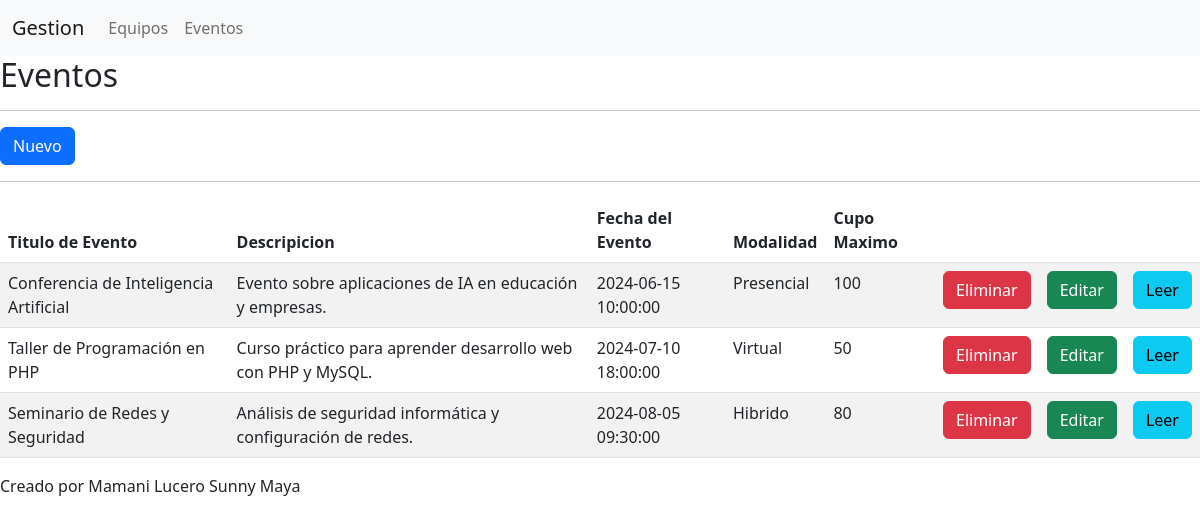
The app's page /eventos/index.php with its own data.
### tables this page shows
CREATE TABLE `eventos_academicos` (
  `id` int(11) NOT NULL,
  `titulo_evento` varchar(150) NOT NULL,
  `descripcion` text NOT NULL,
  `fecha_evento` datetime NOT NULL,
  `modalidad` enum('Presencial','Virtual','Hibrido') NOT NULL,
  `cupo_maximo` int(11) NOT NULL
);

### eventos/index.php (the view, shortened to what this page needs)
<?php
include '../config/db.php';
include '../includes/header.php';
?>
<h2>Eventos</h2>
<hr>
<button type="button" class="btn btn-primary" data-bs-toggle="modal" data-bs-target="#exampleModal">Nuevo </button>
<hr>
<table class="table table-striped">
    <thead>
        <tr>
            <th>Titulo de Evento</th>
            <th>Descripicion</th>
            <th>Fecha del Evento</th>
            <th>Modalidad</th>
            <th>Cupo Maximo</th>
            <th></th>
            <th></th>
            <th></th>
        </tr>
    </thead>
    <tbody>
        <?php
        $sql="select * from eventos_academicos";
        $resultado=mysqli_query($con,$sql);
        while($fila=mysqli_fetch_array($resultado)){?>
            <tr>
                <td><?php echo $fila["titulo_evento"]?></td>
                <td><?php echo $fila["descripcion"]?></td>
                <td><?php echo $fila["fecha_evento"]?></td>
                <td><?php echo $fila["modalidad"]?></td>
                <td><?php echo $fila["cupo_maximo"] ?></td>
                <td><a href="eliminar.php?idEl=<?php echo $fila['id'];?>"class="btn btn-danger">Eliminar</a></td>
                <td><a href="editar.php?idEd=<?php echo $fila['id'];?>" class="btn btn-success"  >Editar</a></td>
                <td><a href="leer.php?id=<?php echo $fila['id']; ?>" class="btn btn-info">Leer</a></td>
            </tr>
        <?php
        }
        ?>
    </tbody>
</table>
<?php
include '../includes/footer.php';
?>

### records on screen
eventos_academicos: titulo_evento "Conferencia de Inteligencia Artificial", descripcion "Evento sobre aplicaciones de IA en educación y empresas.", fecha_evento "2024-06-15 10:00:00", modalidad "Presencial", cupo_maximo "100"
eventos_academicos: titulo_evento "Taller de Programación en PHP", descripcion "Curso práctico para aprender desarrollo web con PHP y MySQL.", fecha_evento "2024-07-10 18:00:00", modalidad "Virtual", cupo_maximo "50"
eventos_academicos: titulo_evento "Seminario de Redes y Seguridad", descripcion "Análisis de seguridad informática y configuración de redes.", fecha_evento "2024-08-05 09:30:00", modalidad "Hibrido", cupo_maximo "80"
